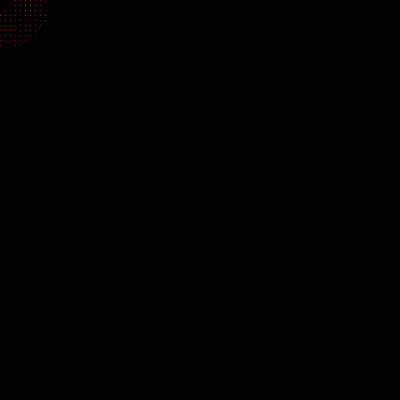
Frame 1 (no input)
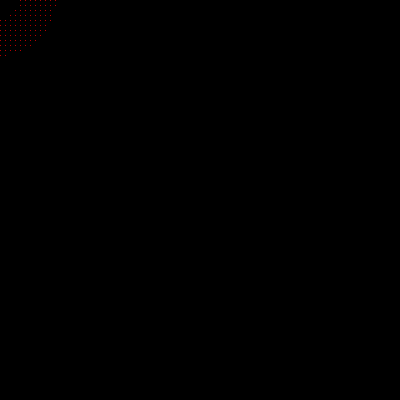
Frame 60 (the mouse pressed at the canvas centre just before this capture)
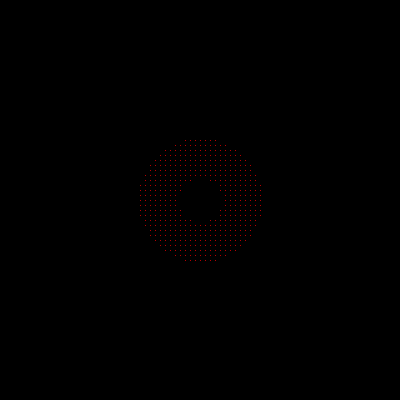
Frame 120 (the mouse held since frame 60 and released just before this capture)

The Processing sketch that drew these frames (run headless with seeded random() and noise(); from frame 60 on, the mouse is pressed at the canvas centre):

// Processing sketch: dist_field
// ── dist_field.pde
float a = 50;
float b = 10;

void setup() {
  size(400, 400);
}

void draw() {
  background(0);
  for (int i = 0; i < width; i+=5) {
    for (int j = 0; j < height; j+=5) {
      stroke(255, 0, 0);
      float d =dist(mouseX, mouseY, i, j); 
      if (d < a && d > b) {
        point(i, j);
      }
    }
  }
  a += 0.1;
  b += 0.1;
}
